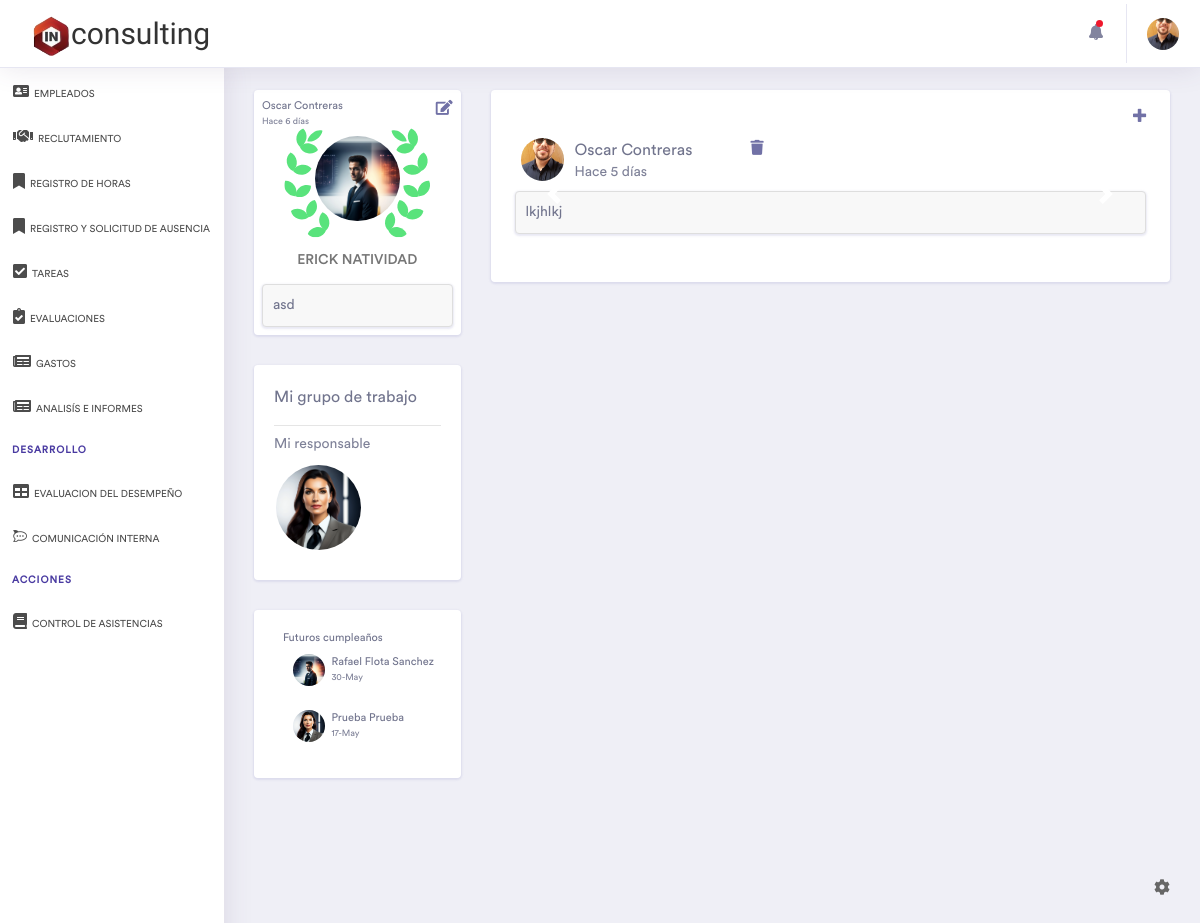
Page /Inicio (signed in) on the committed database.
### tables this page shows
CREATE TABLE IF NOT EXISTS `foto_empleado` (
  `idfoto_empleado` int(11) NOT NULL AUTO_INCREMENT,
  `namePhoto` varchar(45) NOT NULL,
  `Empleados_idEmpleados` int(11) NOT NULL,
  `fechaCreacion` timestamp NOT NULL DEFAULT current_timestamp(),
  PRIMARY KEY (`idfoto_empleado`),
  KEY `Empleados_idEmpleados` (`Empleados_idEmpleados`)
);

CREATE TABLE IF NOT EXISTS `emergencia` (
  `idEmergencia` int(11) NOT NULL AUTO_INCREMENT,
  `nameEmer` varchar(50) NOT NULL,
  `parentesco` varchar(45) NOT NULL,
  `phoneEmer` varchar(15) NOT NULL,
  `Empleados_idEmpleados` int(11) NOT NULL,
  PRIMARY KEY (`idEmergencia`),
  KEY `Empleados_idEmpleados` (`Empleados_idEmpleados`)
);

CREATE TABLE IF NOT EXISTS `empleados` (
  `idEmpleados` int(11) NOT NULL AUTO_INCREMENT,
  `name` varchar(45) NOT NULL,
  `lastname` varchar(45) NOT NULL,
  `genero` varchar(1) NOT NULL,
  `fNac` date NOT NULL,
  `phone` varchar(15) NOT NULL,
  `email` varchar(45) NOT NULL,
  `password` text NOT NULL,
  `identificacion` varchar(45) NOT NULL,
  `CURP` varchar(20) NOT NULL,
  `NSS` varchar(15) NOT NULL,
  `RFC` varchar(15) NOT NULL,
  `street` varchar(45) NOT NULL,
  `numE` varchar(5) NOT NULL,
  `numI` varchar(5) DEFAULT NULL,
  `colonia` varchar(45) NOT NULL,
  `CP` varchar(8) NOT NULL,
  `municipio` varchar(30) NOT NULL,
  `estado` varchar(45) NOT NULL,
  `status` int(1) NOT NULL DEFAULT 1,
  `fecha_contratado` timestamp NOT NULL DEFAULT current_timestamp(),
  `cambio_password` int(11) NOT NULL DEFAULT 0,
  PRIMARY KEY (`idEmpleados`)
);

CREATE TABLE IF NOT EXISTS `empleado_mes` (
  `idEmpleado_mes` int(11) NOT NULL AUTO_INCREMENT,
  `Empleados_idEmpleados` int(11) NOT NULL,
  `mensaje` text NOT NULL,
  `Publicado_idEmpleados` int(11) NOT NULL,
  `fecha_publicacion` timestamp NOT NULL DEFAULT current_timestamp() ON UPDATE current_timestamp(),
  PRIMARY KEY (`idEmpleado_mes`)
);

CREATE TABLE IF NOT EXISTS `noticias` (
  `idNoticias` int(11) NOT NULL AUTO_INCREMENT,
  `Empleados_idEmpleados` int(11) NOT NULL,
  `mensaje` text NOT NULL,
  `fecha_inicio` timestamp NOT NULL DEFAULT current_timestamp() ON UPDATE current_timestamp(),
  `fecha_fin` date NOT NULL,
  `foto_noticia` int(11) NOT NULL,
  `name_foto` varchar(10) DEFAULT NULL,
  PRIMARY KEY (`idNoticias`)
);

### controller/plantilla.controlador.php (called while the page is built)
<?php
Class ControladorPlantilla{
	public function ctrTraerPlantilla(){
		include "view/plantilla.php";
	}
}

### index.php (called while the page is built)
<?php
require_once "controller/plantilla.controlador.php";
require_once "controller/formularios.controlador.php";
require_once "model/formularios.modelo.php";
require_once "model/modelo.empleados.php";
require_once "controller/controlador.empleados.php";
$plantilla = new ControladorPlantilla();
$plantilla -> ctrTraerPlantilla();

### controller/formularios.controlador.php (called while the page is built, shortened)
<?php
class ControladorFormularios{
	static public function ctrVerFotos($item, $valor){
		$tabla = "foto_empleado";
		$respuesta = ModeloFormularios::mdlVerFotos($tabla, $item, $valor);
		return $respuesta;
	}
	static public function ctrSeleccionarEmpleadoMes(){
		$tabla = 'empleado_mes';
		$buscar = ModeloFormularios::mdlSeleccionarEmpleadoMes($tabla);
		return $buscar;
	}
	static public function ctrVerNoticias($item, $valor){
		$tabla = 'noticias';
		$respuesta = ModeloFormularios::mdlVerNoticias($tabla, $item, $valor);
		return $respuesta;
	}
}

### model/conexion.php (called while the page is built)
<?php
class Conexion{
  static public function conectar(){
    $link = new PDO("mysql:host=localhost;dbname=inrh",
                  "root",
                  "");
    $link->exec("set names utf8");
    return $link;
  }
}

### model/formularios.modelo.php (called while the page is built, shortened)
<?php
require_once "conexion.php";
class ModeloFormularios{
	static public function mdlVerEmpleados($tabla, $item, $valor){
		if($item == null && $valor == null){
			$sql = "SELECT *
			FROM empleados e
			INNER JOIN emergencia m ON e.idEmpleados = m.Empleados_idEmpleados ORDER BY idEmpleados DESC;";
			$stmt = Conexion::conectar()->prepare($sql);
			$stmt->execute();
			return $stmt -> fetchAll();
		}
		else{
			$stmt = Conexion::conectar()->prepare("SELECT *
				FROM empleados e
				INNER JOIN emergencia m ON e.idEmpleados = m.Empleados_idEmpleados
				WHERE $item = :$item");
			$stmt->bindParam(":".$item, $valor, PDO::PARAM_STR);
			$stmt->execute();
			return $stmt -> fetch();
		}
	}
	static public function mdlVerFotos($tabla, $item, $valor){
		if($item == null && $valor == null){
			$sql = "SELECT * FROM $tabla";
			$stmt = Conexion::conectar()->prepare($sql);
			$stmt->execute();
			return $stmt -> fetchAll();
		}
		else{
			$stmt = Conexion::conectar()->prepare("SELECT * FROM $tabla WHERE $item = :$item");
			$stmt->bindParam(":".$item, $valor, PDO::PARAM_STR);
			$stmt->execute();
			return $stmt -> fetch();
		}
	}
	static public function mdlSeleccionarEmpleadoMes($tabla){
		$stmt = Conexion::conectar()->prepare("
			SELECT * FROM $tabla
			JOIN empleados ON empleados.idEmpleados = $tabla.Empleados_idEmpleados
			ORDER BY fecha_publicacion DESC LIMIT 1");
		$stmt->execute();
		return $stmt -> fetch();
	}
	static public function mdlVerNoticias($tabla, $item, $valor){
		if ($item == null && $valor == null) {
			$sql = "SELECT * FROM $tabla WHERE fecha_fin+1 > CURDATE()";
			$stmt = Conexion::conectar()->prepare($sql);
			$stmt->execute();
			return $stmt -> fetchAll();
		}else{
			$sql = "SELECT * FROM $tabla WHERE $item = :$item";
			$stmt = Conexion::conectar()->prepare($sql);
			$stmt->bindParam(":".$item, $valor, PDO::PARAM_STR);
			$stmt->execute();
			return $stmt -> fetch();
		}
	}
}

### controller/controlador.empleados.php (called while the page is built, shortened)
<?php
class ControladorEmpleados{
	static public function ctrVerEmpleados($item, $valor){
		$tabla = "empleados";
		$respuesta = ModeloFormularios::mdlVerEmpleados($tabla, $item, $valor);
		return $respuesta;
	}
	static public function ctrFechaNacimiento(){
		$tabla = 'empleados';
		$fechaNacimiento = ModeloEmpleados::mdlFechaNacimiento($tabla);
		return $fechaNacimiento;
	}
}

### model/modelo.empleados.php (called while the page is built, shortened)
<?php
require_once "conexion.php";
class ModeloEmpleados{
	static public function mdlFechaNacimiento($tabla){
		$sql = "SELECT * FROM $tabla
				WHERE DATE_FORMAT(fNac, '%m-%d')
				BETWEEN DATE_FORMAT(CURDATE(), '%m-%d')
				AND DATE_FORMAT(DATE_ADD(CURDATE(), INTERVAL 30 DAY), '%m-%d')";
		$stmt = Conexion::conectar()->prepare($sql);
		$stmt->execute();
		return $stmt->fetchAll();
	}
}

### view/pages/modulos/EmpleadoMes.php (the view, shortened to what this page needs)
<?php
$empleadoMes = ControladorFormularios::ctrSeleccionarEmpleadoMes();
$fotoEmpleado = ControladorFormularios::ctrVerFotos("Empleados_idEmpleados", $empleadoMes['idEmpleados']);
?>
<?php if (isset($empleadoMes['name'])): ?>
	<?php $datosPublicante = ControladorEmpleados::ctrVerEmpleados("idEmpleados", $empleadoMes['Publicado_idEmpleados']);  ?>
<div class="row">
	<div class="col-12">
		<div class="float-left m-0">
			<p class="titulo-sup m-0"><?php echo $datosPublicante['name']." ".$datosPublicante['lastname'] ?></p>
			<p class="subtitulo-sup m-0" id="tiempo-transcurrido"></p>
		</div>
		<div class="float-right m-0">
			<p class="titulo-sup m-0">
				<button type="button"
					class="btn-outline-light boton"
					data-toggle="modal"
					data-target="#Empleado">
					<i class="fas fa-edit"></i>
				</button>
			</p>
		</div>
	</div>
	<div class="col-12 mb-0 pb-0">
		<div class="center-all cursor-pointer">
			<div class="widget-container widget-mb-10px pb-3">
				<?php if (isset($fotoEmpleado['namePhoto'])): ?>
					<img src="view/fotos/thumbnails/<?php echo $fotoEmpleado['namePhoto'] ?>"
				<?php else: ?>
					<?php if ($empleadoMes['genero']==1): ?>
						<img src="assets/images/Ejecutivo.webp"
					<?php else: ?>
						<img src="assets/images/Ejecutiva.webp"
					<?php endif ?>
				<?php endif ?>
				size="large" alt="User Avatar" class="rounded-circle user-avatar-xl2 arriba mt-2">
			</div>
			<h3 class="in-text"><?php echo $empleadoMes['name']." ".$empleadoMes['lastname'] ?></h3>
		</div>
		<div class="card-into-card rounded">
			<?php echo $empleadoMes['mensaje']; ?>
		</div>
	</div>
</div>
<?php endif ?>

### view/pages/navs/navbar.php (shortened to what this page needs)
		<div class="dashboard-main-wrapper">
<div class="dashboard-header">
	<nav class="navbar navbar-expand-lg bg-white fixed-top">
		<a class="navbar-brand rambla" href="Inicio"><img src="assets/images/logo.png" width="40px" height="auto">consulting</a>
		<div class="collapse navbar-collapse " id="navbarSupportedContent">
			<ul class="navbar-nav ml-auto navbar-right-top">
				<li class="nav-item dropdown notification">
					<a class="nav-link nav-icons" href="#" id="navbarDropdownMenuLink1" data-toggle="dropdown" aria-haspopup="true" aria-expanded="false"><i class="fas fa-fw fa-bell wiggle"></i> <span class="indicator"></span></a>
				</li>
				<li class="nav-item dropdown nav-user">
					<a class="nav-link nav-user-img" href="#" id="navbarDropdownMenuLink2" data-toggle="dropdown" aria-haspopup="true" aria-expanded="false">
					<?php $foto = ControladorFormularios::ctrVerFotos("Empleados_idEmpleados", $_SESSION['idEmpleado']) ?>
						<?php if (!empty($foto)): ?>
							<img src="view/fotos/thumbnails/<?php echo $foto['namePhoto'] ?>" alt="" class="user-avatar-md2 rounded-circle">
						<?php endif ?>
					</a>
				</li>
			</ul>
		</div>
	</nav>
</div>

### view/pages/modulos/Birtday.php
<?php
$empleados = ControladorEmpleados::ctrFechaNacimiento(null, null);
?>
<div class="row">
	<div class="ml-4 pb-0">
		<div class="">
			<p class="titulo-sup m-0">Futuros cumpleaños</p>
				<?php foreach ($empleados as $key => $empleado): ?>
					<div class="widget-container pb-3">
							<div class="col-2">
						<?php if (isset($fotoEmpleado['namePhoto'])): ?>
							<img src="view/fotos/thumbnails/<?php echo $fotoEmpleado['namePhoto'] ?>"
						<?php else: ?>
							<?php if ($empleado['genero']==1): ?>
								<img src="assets/images/Ejecutivo.webp"
							<?php else: ?>
								<img src="assets/images/Ejecutiva.webp"
							<?php endif ?>
						<?php endif ?>
						size="large" alt="User Avatar" class="rounded-circle user-avatar-md2 mt-2">
							</div>
							<div class="col-10 pt-2 ml-2">
								<p class="titulo-sup mb-0"><?php echo $empleado['name']." ".$empleado['lastname'] ?></p>
								<p class="subtitulo-sup mt-0"><?php echo date("d-M", strtotime($empleado['fNac'])) ?></p>
							</div>
					</div>
				<?php endforeach ?>
		</div>
	</div>
</div>

### view/pages/modulos/TableroNoticias.php (shortened to what this page needs)
<?php $noticias = ControladorFormularios::ctrVerNoticias(null, null); ?>
<?php if (isset($noticias)): ?>
	<div class="col-12 mt-4 mb-4">
		<div id="carouselExampleIndicators1" class="carousel slide" data-ride="carousel">
			<div class="carousel-inner">
				<?php foreach ($noticias as $key => $noticia): ?>
				<?php if ($key == 0): ?>
				<div class="carousel-item active">
				<?php else: ?>
				<div class="carousel-item">
				<?php endif ?>
					<?php
					$empleado = ControladorEmpleados::ctrVerEmpleados("idEmpleados", $noticia['Empleados_idEmpleados']);
					$fotoEmpleado = ControladorFormularios::ctrVerFotos("Empleados_idEmpleados", $empleado['idEmpleados']);
					?>
					<div class="row">
						<div class="col-12">
							<div class="float-left m-0">
								<div class="row mt-2 ml-0">
									<div class="col-1 mr-4">
										<?php if (isset($fotoEmpleado['namePhoto'])): ?>
											<img src="view/fotos/thumbnails/<?php echo $fotoEmpleado['namePhoto'] ?>"
										<?php endif ?>
										size="large"  alt="User Avatar" class="rounded-circle user-avatar-lg2">
									</div>
									<div class="col">
										<p class="titulo-tablero m-0"><?php echo $empleado['name']." ".$empleado['lastname'] ?></p>
										<p class="subtitulo-tablero m-0" id="tiempo-noticia<?php echo $noticia['idNoticias'] ?>"></p>
									</div>
									<div class="float-right">
										<p class="titulo-sup m-0">
											<a href="Noticias" class="btn-outline-light boton" >
												<i class="fas fa-trash"></i>
											</a>
										</p>
									</div>
								</div>
							</div>
						</div>
						<?php if ($noticia['foto_noticia'] == 1): ?>
								<div class="col-8 pl-4 pt-2 pb-4">
								  <div class="card-into-card rounded pt-5 pb-5 h-100 d-flex align-items-center">
								    <div>
								      <?php echo $noticia['mensaje']; ?>
								    </div>
								  </div>
								</div>
								<div class="col-4 pr-4 pt-2 pb-4">
								  <div class="card-into-card rounded">
								    <img src="view/noticias/<?php echo $noticia['name_foto']; ?>" class="img-fluid w-100" alt="Imagen de la noticia">
								  </div>
								</div>
						<?php else: ?>
							<div class="col-12 pl-4 pr-4 pt-2 pb-4">
								<div class="card-into-card rounded">
									<?php echo $noticia['mensaje']; ?>
								</div>
							</div>
						<?php endif ?>
					</div>
					</div>
					<?php endforeach ?>
				</div>
				<a class="carousel-control-prev" href="#carouselExampleIndicators1" role="button" data-slide="prev">
					<span class="carousel-control-prev-icon" aria-hidden="true"></span>
				</a>
				<a class="carousel-control-next" href="#carouselExampleIndicators1" role="button" data-slide="next">
					<span class="carousel-control-next-icon" aria-hidden="true"></span>
				</a>
			</div>
		</div>
<?php endif ?>

### rows in the picture
foto_empleado: namePhoto (picture)
emergencia: Empleados_idEmpleados.name "Oscar", Empleados_idEmpleados.lastname "Contreras"
empleado_mes: empleados.name "ERICK", empleados.lastname "NATIVIDAD", mensaje "asd"
empleados: name "Rafael", lastname "Flota Sanchez", fNac "30-May"
empleados: name "Prueba", lastname "Prueba", fNac "17-May"
noticias: foto_empleado.namePhoto (picture), empleados.name "Oscar", empleados.lastname "Contreras", mensaje "lkjhlkj"
